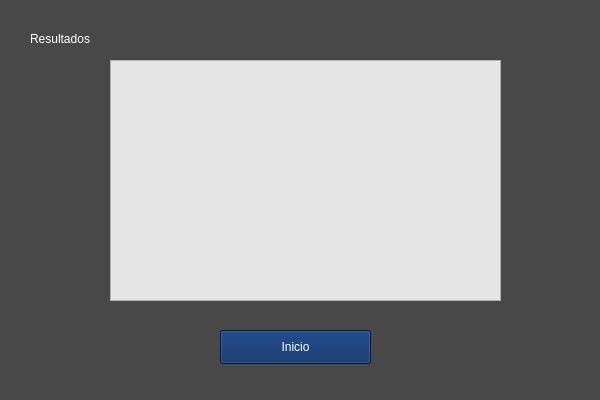
<?xml version="1.0" encoding="UTF-8"?>
<ui version="4.0">
 <class>Form</class>
 <widget class="QWidget" name="Form">
  <property name="geometry">
   <rect>
    <x>0</x>
    <y>0</y>
    <width>600</width>
    <height>400</height>
   </rect>
  </property>
  <property name="windowTitle">
   <string>Form</string>
  </property>
  <property name="styleSheet">
   <string notr="true">background-color: rgb(72, 72, 72);</string>
  </property>
  <widget class="QLabel" name="label">
   <property name="geometry">
    <rect>
     <x>30</x>
     <y>30</y>
     <width>81</width>
     <height>18</height>
    </rect>
   </property>
   <property name="styleSheet">
    <string notr="true">color: rgb(255, 255, 255);</string>
   </property>
   <property name="text">
    <string>Resultados</string>
   </property>
  </widget>
  <widget class="QPlainTextEdit" name="OutputResult">
   <property name="geometry">
    <rect>
     <x>110</x>
     <y>60</y>
     <width>391</width>
     <height>241</height>
    </rect>
   </property>
   <property name="styleSheet">
    <string notr="true">background-color: rgb(229, 229, 229);</string>
   </property>
  </widget>
  <widget class="QPushButton" name="ButtonInit">
   <property name="geometry">
    <rect>
     <x>220</x>
     <y>330</y>
     <width>151</width>
     <height>34</height>
    </rect>
   </property>
   <property name="styleSheet">
    <string notr="true">background-color: rgb(0, 37, 97);
border-color: rgb(47, 111, 126);
color: rgb(255, 255, 255)</string>
   </property>
   <property name="text">
    <string>Inicio</string>
   </property>
  </widget>
 </widget>
 <resources/>
 <connections/>
</ui>
